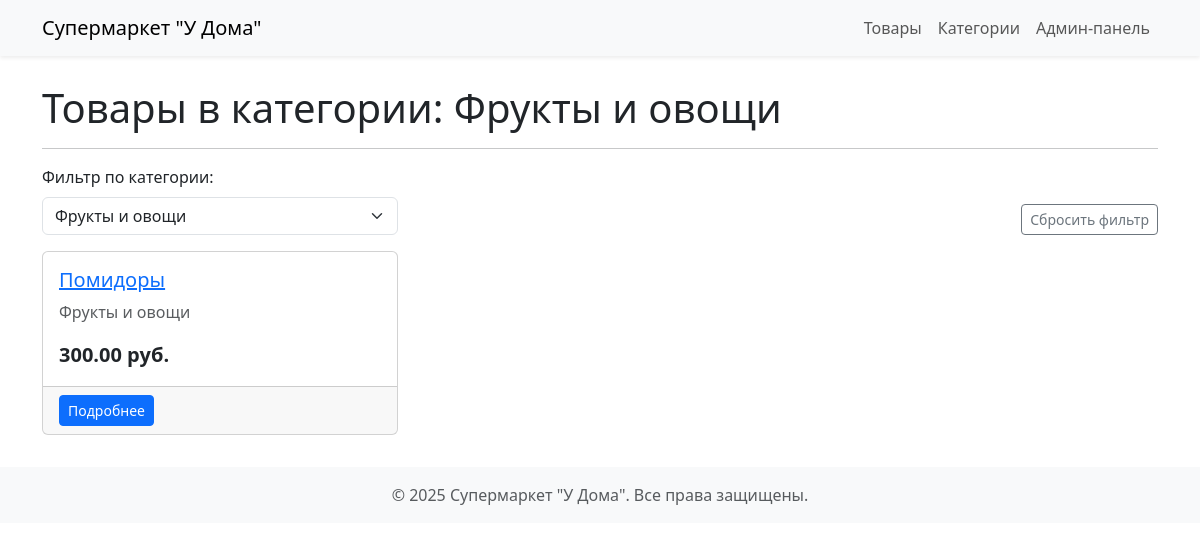
/supermarket/categories/2/products/, run on the app's committed database.
### supermarket_app/models.py (models this page shows, shortened)
class TimestampedModel(models.Model):
    created_at = models.DateTimeField(auto_now_add=True, verbose_name="Время создания")
    updated_at = models.DateTimeField(auto_now=True, verbose_name="Время обновления")
    class Meta:
        abstract = True

class IsActiveModel(models.Model):
    is_active = models.BooleanField(default=True, verbose_name="Активен")
    objects = IsActiveManager()
    class Meta:
        abstract = True

class Product(TimestampedModel, IsActiveModel):
    name = models.CharField(max_length=200, verbose_name="Название товара")
    description = models.TextField(blank=True, verbose_name="Описание")
    category = models.ForeignKey(
        Category,
        on_delete=models.PROTECT,
        related_name='products',
        verbose_name="Категория"
    )
    transport_companies = models.ManyToManyField(
        TransportCompany,
        related_name='products',
        verbose_name="Транспортные компании",
        blank=True
    )
    class Meta:
        verbose_name = "Товар"
        verbose_name_plural = "Товары"
        ordering = ['name']
    def get_current_price(self):
        now = timezone.now()
        try:
            current_price_obj = self.prices.filter(start_date__lte=now).latest('start_date')
            return current_price_obj.value
        except Price.DoesNotExist:
            return None

class Category(TimestampedModel):
    name = models.CharField(max_length=100, unique=True, verbose_name="Название категории")
    description = models.TextField(blank=True, verbose_name="Описание")
    class Meta:
        verbose_name = "Категория"
        verbose_name_plural = "Категории"
        ordering = ['name']

class Price(TimestampedModel):
    product = models.ForeignKey(
        Product,
        on_delete=models.CASCADE,
        related_name='prices',
        verbose_name="Товар"
    )
    value = models.DecimalField(
        max_digits=10,
        decimal_places=2,
        validators=[MinValueValidator(0.01)],
        verbose_name="Цена"
    )
    start_date = models.DateTimeField(
        default=timezone.now,
        verbose_name="Дата начала действия цены"
    )
    class Meta:
        verbose_name = "Цена"
        verbose_name_plural = "Цены (История)"
        ordering = ['-start_date']
        get_latest_by = 'start_date'

### supermarket_app/views.py (the view)
# urls.py: path('categories/<int:category_id>/products/', views.CategoryProductListView.as_view(), name='category_product_list'),
class CategoryProductListView(ListView):
    model = Product
    template_name = 'supermarket_app/product_list.html'
    context_object_name = 'products'
    paginate_by = 20
    def get_queryset(self):
        category_id = self.kwargs.get('category_id')
        if category_id is None:
             raise Http404("ID категории не указан.")
        try:
            self.category = get_object_or_404(Category, pk=int(category_id))
        except (ValueError, TypeError):
            raise Http404("Неверный формат ID категории.")
        return Product.objects.get_active().filter(category=self.category).select_related('category').order_by('name')
    def get_context_data(self, **kwargs):
        context = super().get_context_data(**kwargs)
        context['category'] = self.category
        context['categories'] = Category.objects.all()
        context['page_title'] = f"Товары в категории: {self.category.name}"
        context['current_category_id'] = self.category.id
        return context

### supermarket_app/models.py (called while the page is built)
    def get_active(self):
        return self.get_queryset().filter(is_active=True)

### supermarket_app/templates/supermarket_app/product_list.html (shortened to what this page needs)
{% extends "supermarket_app/base.html" %}
{% block content %}
<div class="row mb-3">
    <div class="col-md-4">
        <form method="get">
            <label for="categoryFilter" class="form-label">Фильтр по категории:</label>
            <select name="category" id="categoryFilter" class="form-select" onchange="this.form.submit()">
                {% for cat in categories %}
                    <option value="{{ cat.id }}" {% if cat.id == request.GET.category|add:0 or cat.id == current_category_id %}selected{% endif %}>
                        {{ cat.name }}
                    </option>
                {% endfor %}
            </select>
        </form>
    </div>
     {% if category %}
        <div class="col-md-8 align-self-end text-md-end">
             <a href="{% url 'supermarket_app:product_list' %}" class="btn btn-outline-secondary btn-sm">Сбросить фильтр</a>
        </div>
     {% endif %}
</div>
{% if products %}
    <div class="row row-cols-1 row-cols-md-2 row-cols-lg-3 g-4">
        {% for product in products %}
            <div class="col">
                <div class="card h-100">
                    <div class="card-body">
                        <h5 class="card-title">
                            <a href="{% url 'supermarket_app:product_detail' pk=product.pk %}">{{ product.name }}</a>
                        </h5>
                        <p class="card-text text-muted">{{ product.category.name }}</p>
                        {% with current_price=product.get_current_price %}
                            {% if current_price %}
                                <p class="card-text fs-5"><strong>{{ current_price }} руб.</strong></p>
                            {% else %}
                                <p class="card-text text-danger">Цена не установлена</p>
                            {% endif %}
                        {% endwith %}
                    </div>
                    <div class="card-footer">
                         <a href="{% url 'supermarket_app:product_detail' pk=product.pk %}" class="btn btn-primary btn-sm">Подробнее</a>
                    </div>
                </div>
            </div>
        {% endfor %}
    </div>
{% endif %}
{% endblock %}

### supermarket_app/templates/supermarket_app/base.html (style rules this page uses)
body { padding-top: 60px; }

### data on the page
Product: name "Помидоры", category.name "Фрукты и овощи", get_current_price "300.00"

### other printed values
{{ page_title|default:"Супермаркет" }} "Товары в категории: Фрукты и овощи"
form field category "Фрукты и овощи"
